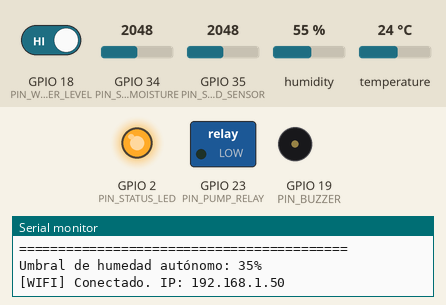
This program was run on a simulated ESP32. Shown: switched loads named in the program (green lamp = pin HIGH), output pins drawn as LEDs (lit = HIGH), buzzer (waves = sounding), the last lines printed to the serial monitor. Inputs (shaded band) come from the test bench; at power-on: GPIO 34 (PIN_SOIL_MOISTURE) = 2048, GPIO 18 (PIN_WATER_LEVEL) HIGH, GPIO 35 (PIN_SOUND_SENSOR) = 2048, humidity 55 %, temperature 24 °C. WiFi joins after 1.5 s; servers stay silent unless stated; EEPROM starts erased; no MQTT or app messages arrive unless stated.

Above: at 3.0 s.
3.1 s: GPIO 34 (PIN_SOIL_MOISTURE) set to 2418
6.5 s: GPIO 34 (PIN_SOIL_MOISTURE) set to 2514
At 10.29 s:
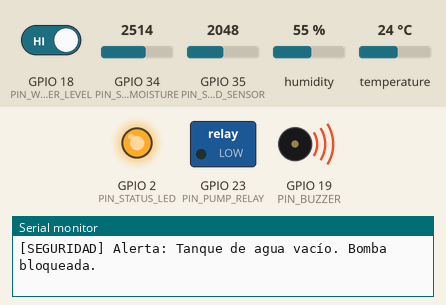
17.2 s: GPIO 18 (PIN_WATER_LEVEL) driven LOW
At 20.8 s:
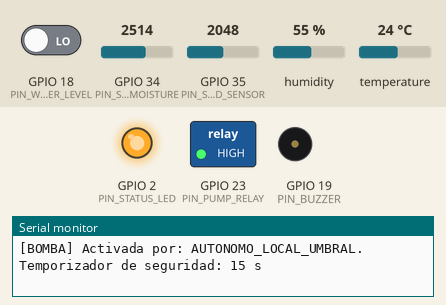
35.6 s: GPIO 18 (PIN_WATER_LEVEL) driven HIGH
At 42.1 s:
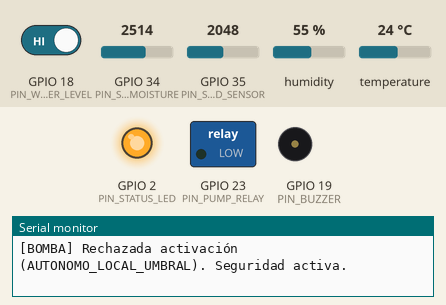
Timing chart, 0 to 47.3 s (numbered marks = the images above; inputs shaded):
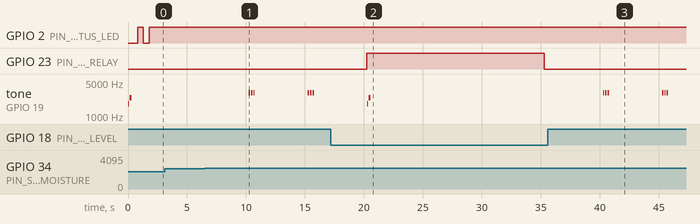

Measured:
- the behaviour switches between 2487 and 2488 on GPIO 34 (PIN_SOIL_MOISTURE) (found by bisection; images 0 and 1)
- after the input at 6.5 s, tone on GPIO 19 (PIN_BUZZER): plays 3000 Hz for 0.12 s, 3000 Hz for 0.12 s, 3000 Hz for 0.12 s, 3000 Hz for 0.12 s, 3000 Hz for 0.12 s, 3000 Hz for 0.12 s, starting after 3.7 s
- after the input at 17.2 s, GPIO 23 (PIN_PUMP_RELAY): LOW → HIGH after 3.1 s, → LOW 15.0 s later
- after the input at 35.6 s, GPIO 23 (PIN_PUMP_RELAY): stays LOW (without the input it goes to HIGH after 4.7 s)

The program:

main.cpp
```cpp
/**
 * @file main.cpp
 * @brief FloraSense ESP32 Central Node Firmware
 * Monitoreo de sensores, control de minibomba con seguro por hardware,
 * buzzer de alertas y telemetría MQTT segura.
 */

#include <Arduino.h>
#include <WiFi.h>
#include <WiFiClientSecure.h>
#include <PubSubClient.h>
#include <ArduinoJson.h>
#include <DHT.h>
#include <Preferences.h>

// ==========================================
// CONFIGURACIÓN DE PINES
// ==========================================
#define PIN_SOIL_MOISTURE   34    // Entrada analógica sensor capacitivo v1.2
#define PIN_SOUND_SENSOR    35    // Entrada analógica micrófono
#define PIN_DHT             4     // Bus digital DHT22
#define PIN_WATER_LEVEL     18    // Interruptor de nivel / boya (INPUT_PULLUP)
#define PIN_PUMP_RELAY      23    // Salida relé/MOSFET minibomba (Activo en HIGH)
#define PIN_BUZZER          19    // Salida buzzer pasivo (PWM)
#define PIN_STATUS_LED      2     // LED integrado

#define DHTTYPE DHT22

// ==========================================
// LÍMITES DE SEGURIDAD FÍSICA DE LA BOMBA
// ==========================================
#define MAX_PUMP_RUN_SECONDS        15    // Máximo tiempo continuo encendida
#define MAX_PUMP_HOURLY_SECONDS     60    // Máximo acumulado por hora
#define SOIL_CALIBRATION_DRY        3100  // Lectura analógica en aire seco (0%)
#define SOIL_CALIBRATION_WET        1350  // Lectura analógica en agua (100%)

// ==========================================
// VARIABLES GLOBALES Y CONTROL
// ==========================================
DHT dht(PIN_DHT, DHTTYPE);
Preferences prefs;
WiFiClientSecure espClient;
PubSubClient mqttClient(espClient);

char wifi_ssid[32] = "FloraSense_WiFi";
char wifi_pass[64] = "TuClaveWiFi";
char mqtt_server[64] = "api.florasense.local";
int mqtt_port = 8883;
char device_id[32] = "esp32-flora-01";
char mqtt_token[64] = "jwt-secret-device-token";

// Configuración de umbral autónomo local
int target_moisture_threshold = 35; // Regar si baja de 35%
bool autonomous_mode = true;
bool pump_state = false;
unsigned long pump_start_time = 0;
unsigned long hourly_pump_counter_ms = 0;
unsigned long hour_reset_timer = 0;
unsigned long last_telemetry_time = 0;
const unsigned long TELEMETRY_INTERVAL = 5000; // Cada 5 segundos

// ==========================================
// BUZZER Y ALERTAS SONORAS
// ==========================================
void toneBuzzer(int freq, int duration_ms) {
  ledcAttach(PIN_BUZZER, freq, 8);
  ledcWrite(PIN_BUZZER, 128); // 50% duty
  delay(duration_ms);
  ledcWrite(PIN_BUZZER, 0);
  ledcDetach(PIN_BUZZER);
}

void playChimeConfirm() {
  toneBuzzer(1800, 100);
  delay(50);
  toneBuzzer(2400, 150);
}

void playChimeAlert() {
  for (int i = 0; i < 3; i++) {
    toneBuzzer(3000, 120);
    delay(80);
  }
}

// ==========================================
// CONTROL DE BOMBA CON SEGURO POR HARDWARE
// ==========================================
bool canRunPump() {
  // 1. Verificar interlock de nivel de agua (si el flotador está abierto = nivel bajo)
  if (digitalRead(PIN_WATER_LEVEL) == HIGH) {
    Serial.println("[SEGURIDAD] Alerta: Tanque de agua vacío. Bomba bloqueada.");
    playChimeAlert();
    return false;
  }
  // 2. Verificar límite por hora
  if (hourly_pump_counter_ms >= (MAX_PUMP_HOURLY_SECONDS * 1000UL)) {
    Serial.println("[SEGURIDAD] Bloqueo: Límite horario de bombeo alcanzado.");
    return false;
  }
  return true;
}

void setPump(bool activate, const char* reason = "MANUAL") {
  if (activate) {
    if (!canRunPump()) {
      Serial.printf("[BOMBA] Rechazada activación (%s). Seguridad activa.\n", reason);
      return;
    }
    digitalWrite(PIN_PUMP_RELAY, HIGH);
    pump_state = true;
    pump_start_time = millis();
    Serial.printf("[BOMBA] Activada por: %s. Temporizador de seguridad: %d s\n", reason, MAX_PUMP_RUN_SECONDS);
    playChimeConfirm();
  } else {
    digitalWrite(PIN_PUMP_RELAY, LOW);
    if (pump_state) {
      unsigned long elapsed = millis() - pump_start_time;
      hourly_pump_counter_ms += elapsed;
      Serial.printf("[BOMBA] Apagada. Tiempo de bombeo: %lu ms. Acumulado hora: %lu ms\n", elapsed, hourly_pump_counter_ms);
    }
    pump_state = false;
  }
}

// Comprobación dura de seguridad en cada loop
void checkPumpFailsafe() {
  if (pump_state) {
    unsigned long elapsed = (millis() - pump_start_time) / 1000;
    if (elapsed >= MAX_PUMP_RUN_SECONDS) {
      Serial.println("[SEGURIDAD HARDWARE] Tiempo máximo excedido. Forzando apagado.");
      setPump(false, "CORTE_TIEMPO_MAXIMO");
    }
    // Si el agua se agota durante el riego, apagar inmediatamente
    if (digitalRead(PIN_WATER_LEVEL) == HIGH) {
      Serial.println("[SEGURIDAD HARDWARE] Tanque vacío durante riego. Forzando apagado.");
      setPump(false, "CORTE_TANQUE_VACIO");
    }
  }

  // Reseteo del contador horario cada 60 minutos
  if (millis() - hour_reset_timer >= 3600000UL) {
    hourly_pump_counter_ms = 0;
    hour_reset_timer = millis();
    Serial.println("[SEGURIDAD] Contador horario de riego reseteado.");
  }
}

// ==========================================
// LECTURAS DE SENSORES
// ==========================================
int readSoilMoisturePercent() {
  long sum = 0;
  for (int i = 0; i < 10; i++) {
    sum += analogRead(PIN_SOIL_MOISTURE);
    delay(10);
  }
  int raw = sum / 10;
  // Mapeo invertido: mayor lectura analógica = más seco
  int percent = map(raw, SOIL_CALIBRATION_DRY, SOIL_CALIBRATION_WET, 0, 100);
  return constrain(percent, 0, 100);
}

float readSoundLevelDb() {
  long peakToPeak = 0;
  unsigned int minVal = 4095;
  unsigned int maxVal = 0;
  unsigned long startMillis = millis();

  while (millis() - startMillis < 50) {
    int sample = analogRead(PIN_SOUND_SENSOR);
    if (sample < 4095) {
      if (sample > maxVal) maxVal = sample;
      if (sample < minVal) minVal = sample;
    }
  }
  peakToPeak = maxVal - minVal;
  // Aproximación a escala dB SPL (35 dB silencio, hasta 85 dB ruido)
  float db = map(peakToPeak, 20, 1200, 35, 85);
  return constrain(db, 35.0, 95.0);
}

// ==========================================
// MQTT & COMUNICACIÓN
// ==========================================
void mqttCallback(char* topic, byte* payload, unsigned int length) {
  char message[256];
  if (length >= sizeof(message)) length = sizeof(message) - 1;
  memcpy(message, payload, length);
  message[length] = '\0';

  Serial.printf("[MQTT] Mensaje recibido en [%s]: %s\n", topic, message);

  StaticJsonDocument<256> doc;
  DeserializationError err = deserializeJson(doc, message);
  if (err) return;

  if (doc.containsKey("action")) {
    const char* action = doc["action"];
    if (strcmp(action, "PUMP_ON") == 0) {
      int duration = doc["duration_seconds"] | 5;
      duration = min(duration, MAX_PUMP_RUN_SECONDS);
      setPump(true, "ORDEN_MQTT_APP");
    } else if (strcmp(action, "PUMP_OFF") == 0) {
      setPump(false, "ORDEN_MQTT_APP");
    } else if (strcmp(action, "BUZZER_TEST") == 0) {
      playChimeAlert();
    } else if (strcmp(action, "SET_THRESHOLD") == 0) {
      target_moisture_threshold = doc["threshold"] | 35;
      prefs.putInt("threshold", target_moisture_threshold);
      Serial.printf("[CONFIG] Nuevo umbral autónomo guardado en NVS: %d%%\n", target_moisture_threshold);
    }
  }
}

void sendTelemetry() {
  int moisture = readSoilMoisturePercent();
  float temp = dht.readTemperature();
  float hum = dht.readHumidity();
  float sound_db = readSoundLevelDb();
  bool water_ok = (digitalRead(PIN_WATER_LEVEL) == LOW);

  if (isnan(temp)) temp = 24.5;
  if (isnan(hum)) hum = 60.0;

  // Lógica de riego autónomo local (funciona sin conexión a internet)
  if (autonomous_mode && !pump_state) {
    if (moisture < target_moisture_threshold) {
      Serial.printf("[AUTÓNOMO] Humedad (%d%%) menor a umbral (%d%%). Iniciando riego local.\n", moisture, target_moisture_threshold);
      setPump(true, "AUTONOMO_LOCAL_UMBRAL");
    }
  }

  // Publicar si el cliente MQTT está conectado
  if (mqttClient.connected()) {
    StaticJsonDocument<384> doc;
    doc["device_id"] = device_id;
    doc["soil_moisture"] = moisture;
    doc["temperature"] = round(temp * 10) / 10.0;
    doc["air_humidity"] = round(hum * 10) / 10.0;
    doc["sound_db"] = round(sound_db * 10) / 10.0;
    doc["water_tank_ok"] = water_ok;
    doc["pump_active"] = pump_state;
    doc["uptime_sec"] = millis() / 1000;
    doc["rssi"] = WiFi.RSSI();

    char buffer[384];
    serializeJson(doc, buffer);
    char topic[64];
    snprintf(topic, sizeof(topic), "florasense/device/%s/telemetry", device_id);
    mqttClient.publish(topic, buffer);
  }
}

void setup() {
  Serial.begin(115200);
  pinMode(PIN_WATER_LEVEL, INPUT_PULLUP);
  pinMode(PIN_PUMP_RELAY, OUTPUT);
  pinMode(PIN_STATUS_LED, OUTPUT);
  digitalWrite(PIN_PUMP_RELAY, LOW); // Asegurar bomba apagada en arranque

  prefs.begin("florasense", false);
  target_moisture_threshold = prefs.getInt("threshold", 35);
  autonomous_mode = prefs.getBool("auto_mode", true);

  dht.begin();
  playChimeConfirm();

  Serial.println("\n==========================================");
  Serial.println("  FloraSense ESP32 Central Node Iniciado   ");
  Serial.println("==========================================");
  Serial.printf("Umbral de humedad autónomo: %d%%\n", target_moisture_threshold);

  // Conexión Wi-Fi opcional (el sistema opera localmente si no hay red)
  WiFi.begin(wifi_ssid, wifi_pass);
  int attempts = 0;
  while (WiFi.status() != WL_CONNECTED && attempts < 10) {
    delay(500);
    digitalWrite(PIN_STATUS_LED, !digitalRead(PIN_STATUS_LED));
    attempts++;
  }

  if (WiFi.status() == WL_CONNECTED) {
    digitalWrite(PIN_STATUS_LED, HIGH);
    Serial.printf("[WIFI] Conectado. IP: %s\n", WiFi.localIP().toString().c_str());
    // Configuración TLS (en producción cargar el certificado CA de Mosquitto)
    espClient.setInsecure(); // Para desarrollo; en producción: espClient.setCACert(ca_cert);
    mqttClient.setServer(mqtt_server, mqtt_port);
    mqttClient.setCallback(mqttCallback);
  } else {
    Serial.println("[WIFI] No disponible. Modo Autónomo local 100% activo.");
  }
}

void loop() {
  checkPumpFailsafe();

  if (WiFi.status() == WL_CONNECTED) {
    if (!mqttClient.connected()) {
      // Reintento no bloqueante de conexión MQTT
      static unsigned long last_reconnect = 0;
      if (millis() - last_reconnect > 5000) {
        last_reconnect = millis();
        if (mqttClient.connect(device_id, device_id, mqtt_token)) {
          char sub_topic[64];
          snprintf(sub_topic, sizeof(sub_topic), "florasense/device/%s/commands", device_id);
          mqttClient.subscribe(sub_topic);
          Serial.println("[MQTT] Conectado y suscrito a comandos.");
        }
      }
    } else {
      mqttClient.loop();
    }
  }

  // Enviar telemetría periódica
  if (millis() - last_telemetry_time >= TELEMETRY_INTERVAL) {
    last_telemetry_time = millis();
    sendTelemetry();
  }

  delay(20);
}
```
